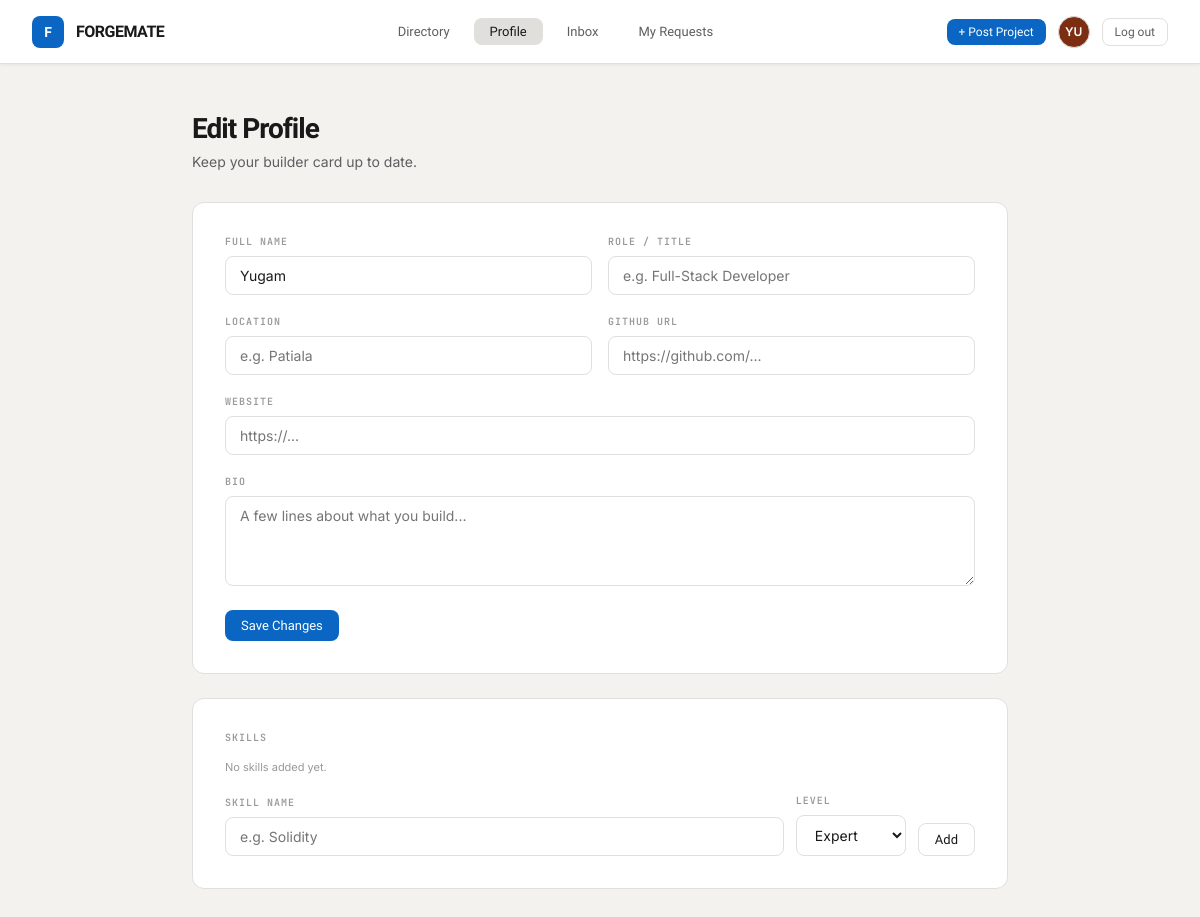
Page /profile/edit (signed in) on the earlier database version.
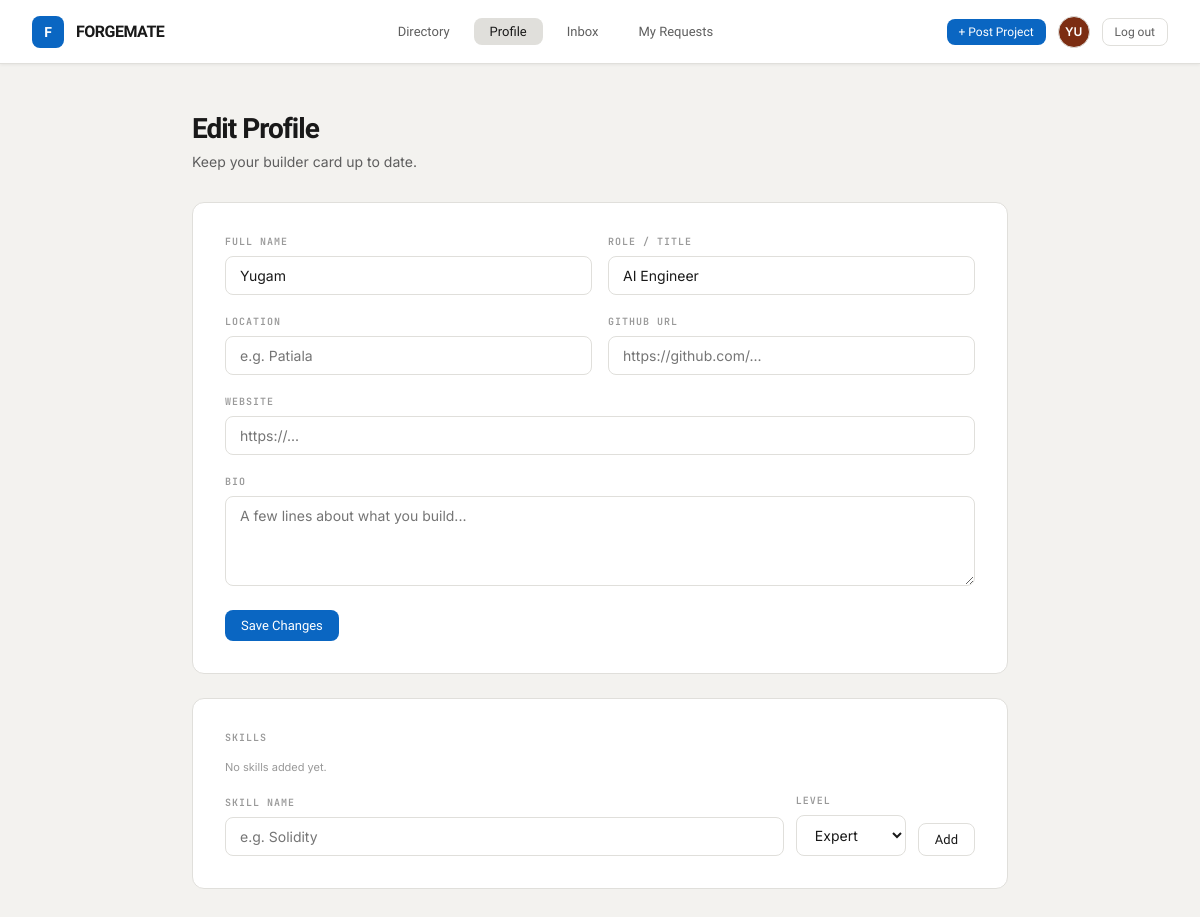
Same page on the later database version.
### models.py (models this page shows, shortened)
class User(UserMixin, db.Model):
    id = db.Column(db.Integer, primary_key=True)
    username = db.Column(db.String(50), unique=True, nullable=False)
    email = db.Column(db.String(120), unique=True, nullable=False)
    password_hash = db.Column(db.String(255), nullable=False)
    full_name = db.Column(db.String(120))
    role_title = db.Column(db.String(150), default="")
    location = db.Column(db.String(120), default="")
    github_url = db.Column(db.String(200), default="")
    website_url = db.Column(db.String(200), default="")
    bio = db.Column(db.Text, default="")
    created_at = db.Column(db.DateTime, default=datetime.utcnow)
    skills = db.relationship(
        "Skill", backref="user", cascade="all, delete-orphan", lazy="dynamic"
    )
    led_projects = db.relationship(
        "Project", backref="lead", foreign_keys="Project.lead_id", lazy="dynamic"
    )
    memberships = db.relationship(
        "ProjectMember", backref="user", cascade="all, delete-orphan", lazy="dynamic"
    )
    @property
    def display_name(self):
        return self.full_name or self.username
    @property
    def initials(self):
        parts = [p for p in self.display_name.split() if p]
        if not parts:
            return "?"
        if len(parts) == 1:
            return parts[0][:2].upper()
        return (parts[0][0] + parts[1][0]).upper()
    @property
    def avatar_color(self):
        palette = ["#0038FF", "#14532D", "#7C2D12", "#55555C", "#0F0F11"]
        return palette[self.id % len(palette)]
    @property
    def pending_inbox_count(self):
        return JoinRequest.query.join(Project).filter(
            Project.lead_id == self.id, JoinRequest.status == "pending"
        ).count()

### app.py (the view, shortened to what this page needs)
@app.route("/profile/edit", methods=["GET", "POST"])
@login_required
def edit_profile():
    return render_template("profile_edit.html", levels=SKILL_LEVELS)

### app.py (called while the page is built)
@login_manager.user_loader
def load_user(user_id):
    return User.query.get(int(user_id))

@app.context_processor
def inject_active_page():
    section_map = {
        "directory": "directory", "project_detail": "directory", "new_project": "directory",
        "my_profile": "profile", "view_profile": "profile", "edit_profile": "profile",
        "inbox": "inbox",
        "my_requests": "my_requests",
    }
    return {"active_page": section_map.get(request.endpoint, "")}

### templates/profile_edit.html (shortened to what this page needs)
{% extends "base.html" %}
{% block content %}
<div class="page-header">
  <h1>Edit Profile</h1>
  <p>Keep your builder card up to date.</p>
</div>
<div class="form-container">
  <div class="card">
    <form method="post" action="{{ url_for('edit_profile') }}">
      <div class="form-row">
        <div class="form-group">
          <label class="form-label">Full name</label>
          <input class="form-input" type="text" name="full_name" value="{{ current_user.full_name }}">
        </div>
        <div class="form-group">
          <label class="form-label">Role / title</label>
          <input class="form-input" type="text" name="role_title" value="{{ current_user.role_title }}" placeholder="e.g. Full-Stack Developer">
        </div>
      </div>
      <div class="form-row">
        <div class="form-group">
          <label class="form-label">Location</label>
          <input class="form-input" type="text" name="location" value="{{ current_user.location }}" placeholder="e.g. Patiala">
        </div>
        <div class="form-group">
          <label class="form-label">GitHub URL</label>
          <input class="form-input" type="text" name="github_url" value="{{ current_user.github_url }}" placeholder="https://github.com/...">
        </div>
      </div>
      <div class="form-group">
        <label class="form-label">Website</label>
        <input class="form-input" type="text" name="website_url" value="{{ current_user.website_url }}" placeholder="https://...">
      </div>
      <div class="form-group">
        <label class="form-label">Bio</label>
        <textarea class="form-textarea" name="bio" placeholder="A few lines about what you build...">{{ current_user.bio }}</textarea>
      </div>
      <button class="btn btn-primary" type="submit">Save Changes</button>
    </form>
  </div>
  <div class="card" style="margin-top:24px;">
    <div class="form-label" style="margin-bottom:16px;">Skills</div>
    {% set skills_list = current_user.skills.all() %}
    {% if skills_list %}
    <div class="skills-cloud" style="margin-bottom:20px;">
      {% for s in skills_list %}
      <span class="skill-pill {{ s.level }}">
        {{ s.name }}
        <form method="post" action="{{ url_for('delete_skill', skill_id=s.id) }}" style="display:inline;">
          <button type="submit" title="Remove">✕</button>
        </form>
      </span>
      {% endfor %}
    </div>
    {% else %}
    <p class="proj-sub-text" style="margin-bottom:20px;">No skills added yet.</p>
    {% endif %}
    <form method="post" action="{{ url_for('add_skill') }}" style="display:flex; gap:12px; align-items:flex-end;">
      <div class="form-group" style="flex:1; margin-bottom:0;">
        <label class="form-label">Skill name</label>
        <input class="form-input" type="text" name="skill_name" placeholder="e.g. Solidity" required>
      </div>
      <div class="form-group" style="margin-bottom:0;">
        <label class="form-label">Level</label>
        <select class="form-select" name="skill_level">
          {% for lvl in levels %}
          <option value="{{ lvl }}">{{ lvl|capitalize }}</option>
          {% endfor %}
        </select>
      </div>
      <button class="btn btn-secondary" type="submit">Add</button>
    </form>
  </div>
</div>
{% endblock %}

### templates/base.html (shortened to what this page needs)
<!DOCTYPE html>
<html lang="en">
<head>
<link rel="stylesheet" href="{{ url_for('static', filename='css/style.css') }}">
</head>
<body>
<nav>
  <a class="nav-logo" href="{{ url_for('landing') }}">
    <div class="nav-logo-icon">F</div>
    <span class="nav-logo-text">FORGEMATE</span>
  </a>
  {% if current_user.is_authenticated %}
  <div class="nav-links">
    <a class="nav-link {{ 'active' if active_page=='directory' }}" href="{{ url_for('directory') }}">Directory</a>
    <a class="nav-link {{ 'active' if active_page=='profile' }}" href="{{ url_for('my_profile') }}">Profile</a>
    <a class="nav-link {{ 'active' if active_page=='inbox' }}" href="{{ url_for('inbox') }}">
      Inbox
    </a>
    <a class="nav-link {{ 'active' if active_page=='my_requests' }}" href="{{ url_for('my_requests') }}">My Requests</a>
  </div>
  <div class="nav-actions">
    <a class="btn btn-primary btn-sm" href="{{ url_for('new_project') }}">+ Post Project</a>
    <a class="nav-avatar" style="background:{{ current_user.avatar_color }};" href="{{ url_for('my_profile') }}" title="{{ current_user.display_name }}">{{ current_user.initials }}</a>
    <a class="btn btn-ghost btn-sm" href="{{ url_for('logout') }}">Log out</a>
  </div>
  {% else %}
  <div class="nav-links"></div>
  <div class="nav-actions">
    <a class="btn btn-ghost btn-sm" href="{{ url_for('login') }}">Log in</a>
    <a class="btn btn-primary btn-sm" href="{{ url_for('register') }}">Sign up free →</a>
  </div>
  {% endif %}
</nav>
<div class="page">
  {% block content %}{% endblock %}
</div>
</body>
</html>

Differences in the rows shown:
changed User "YU": role_title (not shown) → "AI Engineer"
